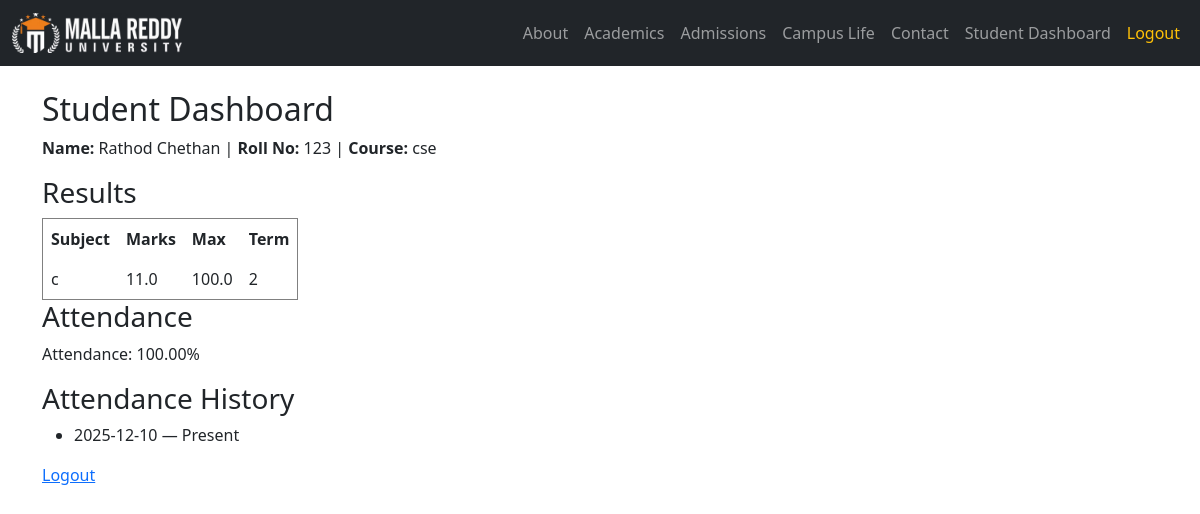
The app's page /student/profile (signed in) with its own data.
### models.py (models this page shows, shortened)
class User(db.Model):
    __tablename__ = "users"
    id = db.Column(db.Integer, primary_key=True)
    role = db.Column(db.String(20), nullable=False)  # "student" or "faculty"
    name = db.Column(db.String(120), nullable=False)
    email = db.Column(db.String(150), unique=True, nullable=False)
    password_hash = db.Column(db.String(256), nullable=False)
    created_at = db.Column(db.DateTime, default=datetime.utcnow)
    roll_no = db.Column(db.String(50), nullable=True)
    course = db.Column(db.String(100), nullable=True)
    year = db.Column(db.String(20), nullable=True)
    def is_student(self):
        return self.role == "student"

class Result(db.Model):
    __tablename__ = "results"
    id = db.Column(db.Integer, primary_key=True)
    student_id = db.Column(db.Integer, db.ForeignKey("users.id"), nullable=False)
    subject = db.Column(db.String(120), nullable=False)
    marks = db.Column(db.Float, nullable=False)
    max_marks = db.Column(db.Float, default=100.0)
    term = db.Column(db.String(50), default="Semester 1")
    student = db.relationship("User", backref="results")

class Attendance(db.Model):
    __tablename__ = "attendance"
    id = db.Column(db.Integer, primary_key=True)
    student_id = db.Column(db.Integer, db.ForeignKey("users.id"), nullable=False)
    faculty_id = db.Column(db.Integer, db.ForeignKey("users.id"), nullable=False)
    date = db.Column(db.Date, nullable=False)
    present = db.Column(db.Boolean, default=True)
    student = db.relationship("User", foreign_keys=[student_id])
    faculty = db.relationship("User", foreign_keys=[faculty_id])

### app.py (the view)
@app.route("/student/profile")
@login_required
def student_profile():
    user = current_user.user
    if not user.is_student():
        flash("Access denied", "danger")
        return redirect(url_for("index"))
    results = Result.query.filter_by(student_id=user.id).all()
    attendance_records = Attendance.query.filter_by(student_id=user.id).all()
    total = len(attendance_records)
    present_count = sum(1 for a in attendance_records if a.present)
    attendance_pct = (present_count / total * 100) if total > 0 else None
    return render_template("student_profile.html",
                            title="Student Dashboard",
                            user=user,
                            results=results,
                            attendance_pct=attendance_pct,
                            attendance_records=attendance_records)

### app.py (called while the page is built)
@login_manager.user_loader
def load_user(user_id):
    u = User.query.get(int(user_id))
    if not u:
        return None
    return AuthUser(u)

### templates/student_profile.html
{% extends "base.html" %}
{% block content %}
<h2>Student Dashboard</h2>
<p><strong>Name:</strong> {{ user.name }} | <strong>Roll No:</strong> {{ user.roll_no }} | <strong>Course:</strong> {{ user.course }}</p>
<h3>Results</h3>
{% if results %}
<table border="1" cellpadding="8">
    <tr><th>Subject</th><th>Marks</th><th>Max</th><th>Term</th></tr>
    {% for r in results %}
    <tr>
        <td>{{ r.subject }}</td>
        <td>{{ r.marks }}</td>
        <td>{{ r.max_marks }}</td>
        <td>{{ r.term }}</td>
    </tr>
    {% endfor %}
</table>
{% else %}
<p>No results yet.</p>
{% endif %}
<h3>Attendance</h3>
{% if attendance_pct is not none %}
<p>Attendance: {{ "%.2f"|format(attendance_pct) }}%</p>
{% else %}
<p>No attendance records yet.</p>
{% endif %}
<h3>Attendance History</h3>
{% if attendance_records %}
<ul>
    {% for a in attendance_records %}
    <li>{{ a.date }} — {{ 'Present' if a.present else 'Absent' }}</li>
    {% endfor %}
</ul>
{% endif %}
<p><a href="{{ url_for('logout') }}">Logout</a></p>
{% endblock %}

### records on screen
User: name "Rathod Chethan", roll_no "123", course "cse"
Result: subject "c", marks "11.0", max_marks "100.0", term "2"
Attendance: date "2025-12-10", present "Present"

### other values on screen
{{ "%.2f"|format(attendance_pct) }} "100.00"
